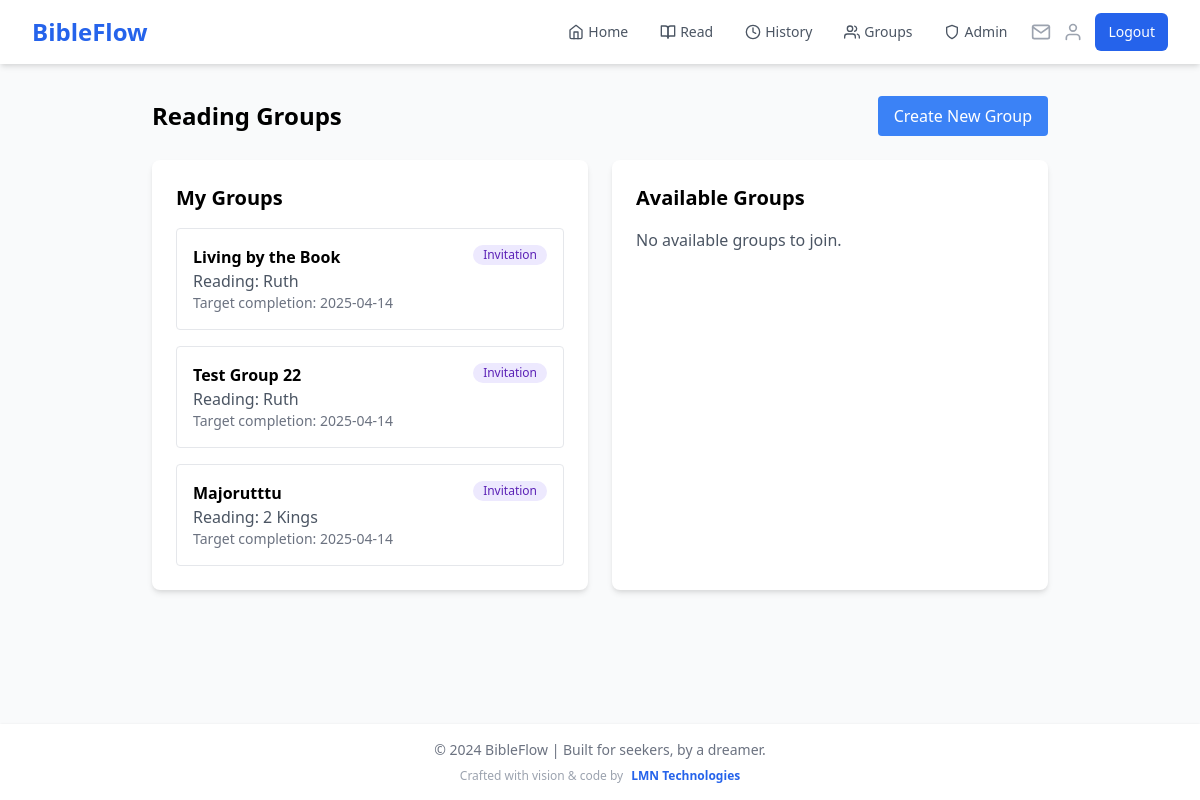
/groups (signed in), run on an earlier commit of the app's database.
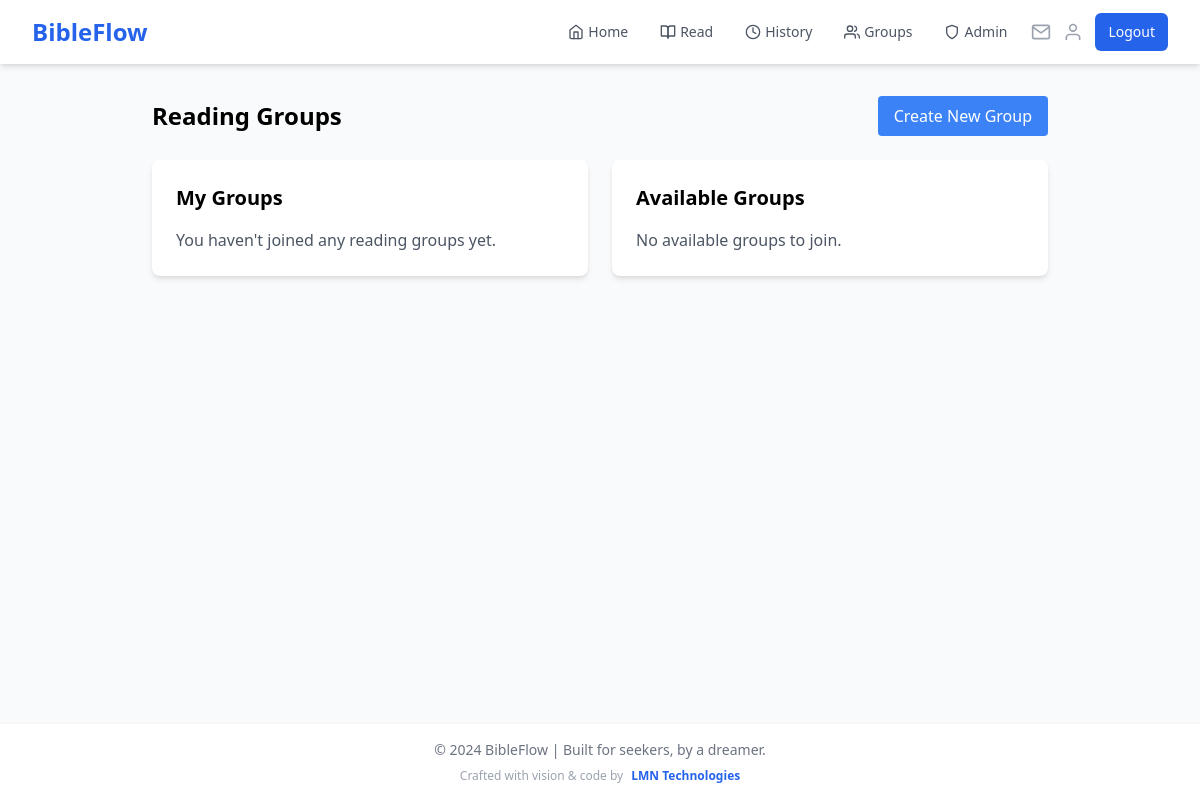
And on a later commit of the database.
### app.py (models this page shows)
class ReadingGroup(db.Model):
    id = db.Column(db.Integer, primary_key=True)
    name = db.Column(db.String(100), nullable=False)
    description = db.Column(db.Text)
    created_at = db.Column(db.DateTime, default=datetime.utcnow)
    book = db.Column(db.String(50), nullable=False)
    current_chapter = db.Column(db.Integer, default=1)
    target_completion_date = db.Column(db.DateTime)
    creator_id = db.Column(db.Integer, db.ForeignKey('user.id'), nullable=False)
    visibility = db.Column(db.String(20), default='public')
    access_code = db.Column(db.String(20))
    members = db.relationship('GroupMember', backref='reading_group', lazy='joined')
    readings = db.relationship('GroupReading', backref='reading_group', lazy='dynamic')
    invitations = db.relationship('GroupInvitation', backref='reading_group', lazy='dynamic')

### app.py (the view)
@app.route('/groups')
@login_required
def list_groups():
    my_groups = ReadingGroup.query \
        .join(GroupMember) \
        .filter(GroupMember.user_id == current_user.id) \
        .all()
    available_groups = ReadingGroup.query \
        .filter(
            ReadingGroup.id.notin_(
                db.session.query(GroupMember.group_id)
                .filter_by(user_id=current_user.id)
            ),
            db.or_(
                ReadingGroup.visibility == 'public',
                ReadingGroup.visibility == 'private',  # Include private groups
                db.and_(
                    ReadingGroup.visibility == 'invitation',
                    ReadingGroup.id.in_(
                        db.session.query(GroupInvitation.group_id)
                        .filter(
                            GroupInvitation.email == current_user.email,
                            GroupInvitation.used == False,
                            GroupInvitation.expires_at > datetime.utcnow()
                        )
                    )
                )
            )
        ) \
        .all()
    return render_template('groups/list.html',
        my_groups=my_groups,
        available_groups=available_groups,
        current_user_name=current_user.name
    )

### app.py (called while the page is built)
@login_manager.user_loader
def load_user(user_id):
    if 'user_id' in session:
        return User.query.get(int(session['user_id']))
    return None

@app.context_processor
def inject_user_name():
    if current_user.is_authenticated:
        return dict(user_name=current_user.name)
    return dict(user_name='Guest')

@app.context_processor
def inject_invitation_count():
    if current_user.is_authenticated:
        invitation_count = GroupInvitation.query.filter(
            GroupInvitation.email == current_user.email,
            GroupInvitation.used == False,
            GroupInvitation.expires_at > datetime.utcnow()
        ).count()
        return dict(invitation_count=invitation_count)
    return dict(invitation_count=0)

### templates/groups/list.html (shortened to what the changed rows need)
{% extends "base.html" %}
{% block content %}
<div class="max-w-4xl mx-auto">
    <div class="flex justify-between items-center mb-6">
        <h1 class="text-2xl font-bold">Reading Groups</h1>
    </div>
    <div class="grid grid-cols-1 md:grid-cols-2 gap-6">
        <div class="bg-white p-6 rounded-lg shadow-md">
            <h2 class="text-xl font-semibold mb-4">My Groups</h2>
            {% if my_groups %}
                <div class="space-y-4">
                    {% for group in my_groups %}
                        <a href="{{ url_for('view_group', group_id=group.id) }}"
                           class="block p-4 border rounded hover:bg-gray-50">
                            <div class="flex justify-between items-start">
                                <div>
                                    <h3 class="font-semibold">{{ group.name }}</h3>
                                    <p class="text-gray-600">
                                        Reading: {{ group.book }}
                                    </p>
                                    <p class="text-sm text-gray-500">
                                        Target completion: {{ group.target_completion_date.strftime('%Y-%m-%d') }}
                                    </p>
                                </div>
                                <span class="inline-flex items-center px-2.5 py-0.5 rounded-full text-xs font-medium
                                    {% if group.visibility == 'public' %}
                                        bg-green-100 text-green-800
                                    {% elif group.visibility == 'private' %}
                                        bg-yellow-100 text-yellow-800
                                    {% else %}
                                        bg-purple-100 text-purple-800
                                    {% endif %}">
                                    {{ group.visibility|title }}
                                </span>
                            </div>
                        </a>
                    {% endfor %}
                </div>
            {% else %}
                <p class="text-gray-600">You haven't joined any reading groups yet.</p>
            {% endif %}
        </div>
        <div class="bg-white p-6 rounded-lg shadow-md">
            <h2 class="text-xl font-semibold mb-4">Available Groups</h2>
        </div>
    </div>
</div>
{% endblock %}

What changed in the data, as far as the page shows it:
removed ReadingGroup: name "Living by the Book", book "Ruth", target_completion_date "2025-04-14", visibility "Invitation"
removed ReadingGroup: name "Test Group 22", book "Ruth", target_completion_date "2025-04-14", visibility "Invitation"
removed ReadingGroup: name "Majorutttu", book "2 Kings", target_completion_date "2025-04-14", visibility "Invitation"
Also different on the page:
text now shown: "You haven't joined any reading groups yet."
